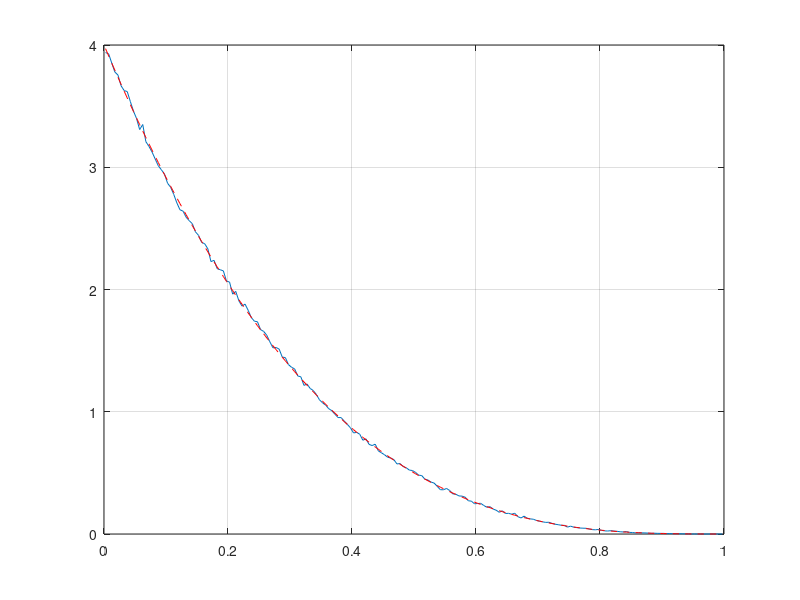
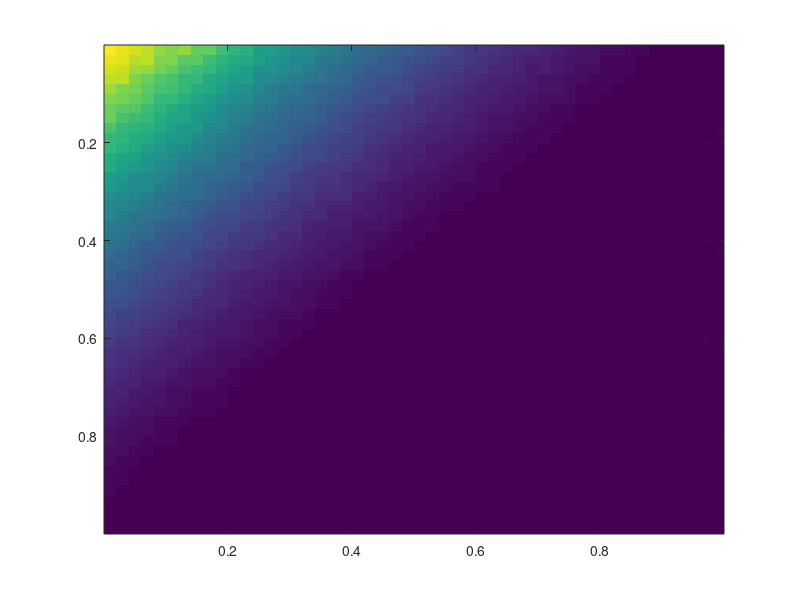
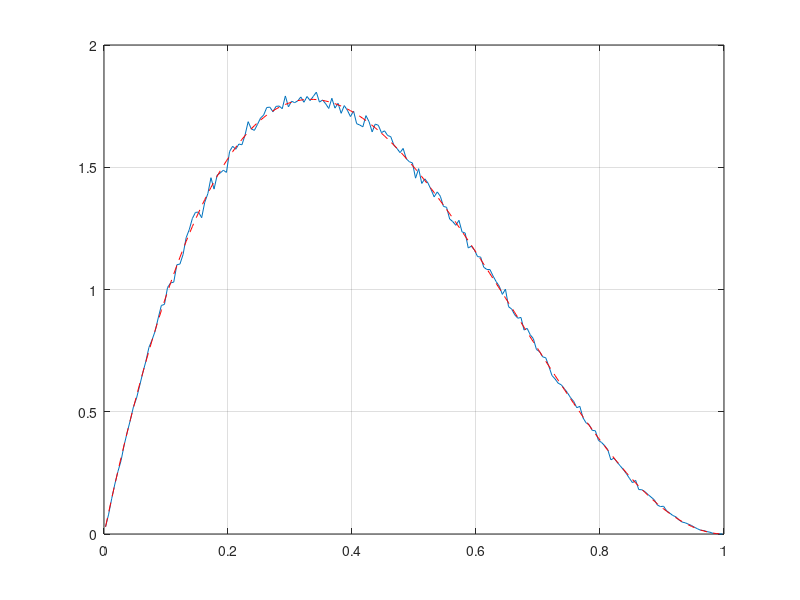

These figures' MATLAB source, in order:
% mc_5vecstat montecarlo for 5-vector statistics

N=1000000;

r=randn(5,N)+1j*randn(5,N);
rr=abs(r(1,:)).^2;

for i = 2:5
    rr=rr+abs(r(i,:)).^2;
end

for i = 1:5
    r(i,:)=r(i,:)./sqrt(rr);
end

dx=0.005;
x=(dx/2:dx:1);
h1=hist(abs(r(1,:)).^2,x)./(N*dx);
y=4*(1-x).^3;

figure,plot(x,h1),grid on,hold on,plot(x,y,'r--')

r2(:,1)=abs(r(1,:)).^2;
r2(:,2)=abs(r(2,:)).^2;
h2=hist3(r2,[50 50]);

x2=(0.5:50)/50;
figure,image(x2,x2,h2,'CDataMapping','scaled')

r12=r2(:,1)+r2(:,2);
h12=hist(r12,x)./(N*dx);

y12=12*x.*(1-x).^2;

figure,plot(x,h12),grid on,hold on,plot(x,y12,'r--')